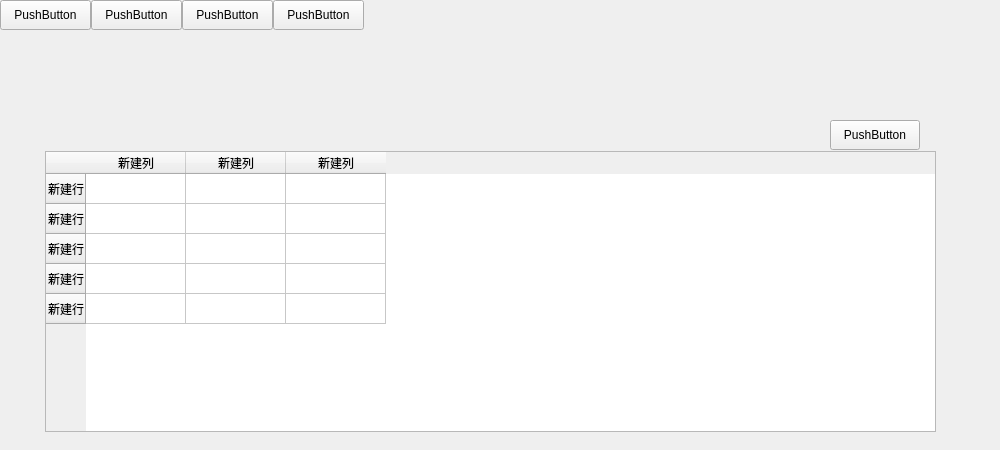
<?xml version="1.0" encoding="UTF-8"?>
<ui version="4.0">
 <class>login_bkg</class>
 <widget class="QWidget" name="login_bkg">
  <property name="geometry">
   <rect>
    <x>0</x>
    <y>0</y>
    <width>1000</width>
    <height>450</height>
   </rect>
  </property>
  <property name="windowTitle">
   <string>Form</string>
  </property>
  <property name="styleSheet">
   <string notr="true">border-image: url(:/images/btn_grey.png);</string>
  </property>
  <widget class="QPushButton" name="pushButton">
   <property name="geometry">
    <rect>
     <x>0</x>
     <y>0</y>
     <width>91</width>
     <height>30</height>
    </rect>
   </property>
   <property name="styleSheet">
    <string notr="true">border-image: url(:/images/btn_blue_lite.png);</string>
   </property>
   <property name="text">
    <string>PushButton</string>
   </property>
  </widget>
  <widget class="QPushButton" name="pushButton_2">
   <property name="geometry">
    <rect>
     <x>91</x>
     <y>0</y>
     <width>91</width>
     <height>30</height>
    </rect>
   </property>
   <property name="styleSheet">
    <string notr="true">border-image: url(:/images/btn_blue_lite.png);</string>
   </property>
   <property name="text">
    <string>PushButton</string>
   </property>
  </widget>
  <widget class="QPushButton" name="pushButton_3">
   <property name="geometry">
    <rect>
     <x>182</x>
     <y>0</y>
     <width>91</width>
     <height>30</height>
    </rect>
   </property>
   <property name="styleSheet">
    <string notr="true">border-image: url(:/images/btn_blue_lite.png);</string>
   </property>
   <property name="text">
    <string>PushButton</string>
   </property>
  </widget>
  <widget class="QPushButton" name="pushButton_4">
   <property name="geometry">
    <rect>
     <x>273</x>
     <y>0</y>
     <width>91</width>
     <height>30</height>
    </rect>
   </property>
   <property name="styleSheet">
    <string notr="true">border-image: url(:/images/btn_blue_lite.png);</string>
   </property>
   <property name="text">
    <string>PushButton</string>
   </property>
  </widget>
  <widget class="QWidget" name="widget" native="true">
   <property name="geometry">
    <rect>
     <x>40</x>
     <y>40</y>
     <width>80</width>
     <height>70</height>
    </rect>
   </property>
   <property name="styleSheet">
    <string notr="true">border-image: url(:/images/sys_ico.png);</string>
   </property>
  </widget>
  <widget class="QWidget" name="widget_2" native="true">
   <property name="geometry">
    <rect>
     <x>120</x>
     <y>40</y>
     <width>230</width>
     <height>70</height>
    </rect>
   </property>
   <property name="styleSheet">
    <string notr="true">border-image: url(:/images/sys_title.png);</string>
   </property>
  </widget>
  <widget class="QTableWidget" name="tableWidget">
   <property name="geometry">
    <rect>
     <x>45</x>
     <y>151</y>
     <width>891</width>
     <height>281</height>
    </rect>
   </property>
   <property name="styleSheet">
    <string notr="true">border-image: url(:/images/btn_bg_hover.png);</string>
   </property>
   <row>
    <property name="text">
     <string>新建行</string>
    </property>
   </row>
   <row>
    <property name="text">
     <string>新建行</string>
    </property>
   </row>
   <row>
    <property name="text">
     <string>新建行</string>
    </property>
   </row>
   <row>
    <property name="text">
     <string>新建行</string>
    </property>
   </row>
   <row>
    <property name="text">
     <string>新建行</string>
    </property>
   </row>
   <column>
    <property name="text">
     <string>新建列</string>
    </property>
   </column>
   <column>
    <property name="text">
     <string>新建列</string>
    </property>
   </column>
   <column>
    <property name="text">
     <string>新建列</string>
    </property>
   </column>
  </widget>
  <widget class="QPushButton" name="pushButton_5">
   <property name="geometry">
    <rect>
     <x>830</x>
     <y>120</y>
     <width>90</width>
     <height>30</height>
    </rect>
   </property>
   <property name="styleSheet">
    <string notr="true">border-image: url(:/images/btn_blue_lite.png);</string>
   </property>
   <property name="text">
    <string>PushButton</string>
   </property>
  </widget>
  <widget class="QWidget" name="widget_3" native="true">
   <property name="geometry">
    <rect>
     <x>0</x>
     <y>115</y>
     <width>1000</width>
     <height>1</height>
    </rect>
   </property>
   <property name="styleSheet">
    <string notr="true">border-image: url(:/images/btn_blue_lite.png);</string>
   </property>
  </widget>
 </widget>
 <resources>
  <include location="images.qrc"/>
 </resources>
 <connections/>
</ui>
